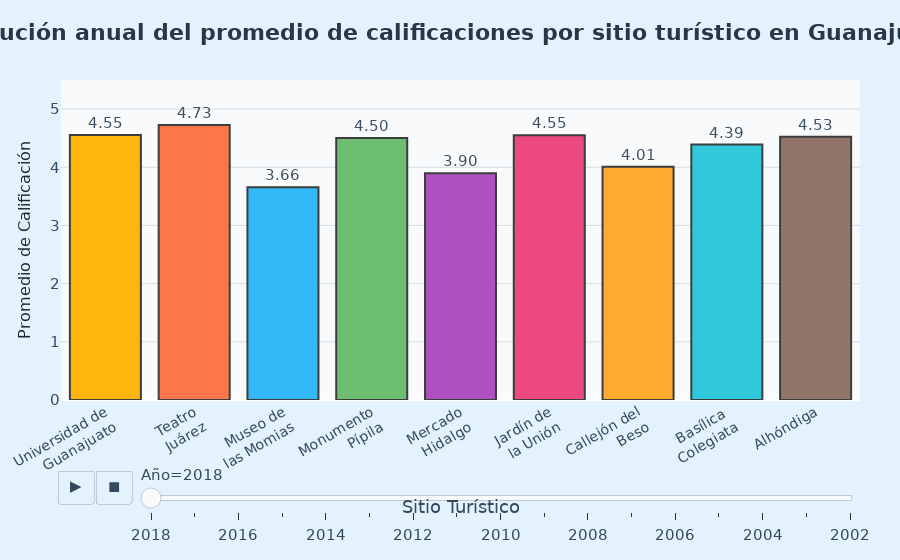

Notebook code for this chart:
### Code cell
fig = px.bar(
    evolucion_calificaciones,
    x='sitio',
    y='promedioCalificacion',
    color='sitio',
    animation_frame='Año',
    title='Evolución anual del promedio de calificaciones por sitio turístico en Guanajuato',
    labels={'promedioCalificacion': 'Promedio de Calificación', 'sitio': 'Sitio Turístico'},
    range_y=(0, 5.5),
    text='promedioCalificacion',
    color_discrete_sequence=turismo_colors
)

fig.update_traces(
    texttemplate='%{text:.2f}',
    textposition='outside',
    marker_line_color='#333',
    marker_line_width=2,
    opacity=0.95
)

fig.update_layout(
    xaxis_tickangle=-30,
    plot_bgcolor='#f8fafc',
    paper_bgcolor='#e3f2fd',
    font=dict(family='DejaVu Sans', size=15, color='#34495e'),
    title_font=dict(size=22, color='#283747', family='DejaVu Sans'),
    margin=dict(l=40, r=40, t=80, b=40),
    transition={'duration': 500},
    showlegend=False,
    xaxis=dict(
        tickfont=dict(size=14, color='#34495e', family='DejaVu Sans')
    ),
    yaxis=dict(
        title_font=dict(size=16, color='#1b2631', family='DejaVu Sans'),
        gridcolor='#b2bec3',
        gridwidth=0.5
    ),
    title={
        'text': '<b>Evolución anual del promedio de calificaciones por sitio turístico en Guanajuato</b>',
        'x':0.5,
        'xanchor': 'center'
    }
)

fig.show()

### Figure 1 — Plotly figure (JSON) as saved in the notebook; plotly's stock layout.template omitted (floating-point values rounded to 4 significant figures)
{"data": [{"hovertemplate": "Sitio Turístico=%{x}<br>Año=2018<br>Promedio de Calificación=%{text}<extra></extra>", "legendgroup": "Universidad de<br>Guanajuato", "marker": {"color": "#FFB300", "line": {"color": "#333", "width": 2}, "pattern": {"shape": ""}}, "name": "Universidad de<br>Guanajuato", "opacity": 0.95, "orientation": "v", "showlegend": true, "text": [4.554], "textposition": "outside", "texttemplate": "%{text:.2f}", "type": "bar", "x": ["Universidad de<br>Guanajuato"], "xaxis": "x", "y": [4.554], "yaxis": "y"}, {"hovertemplate": "Sitio Turístico=%{x}<br>Año=2018<br>Promedio de Calificación=%{text}<extra></extra>", "legendgroup": "Teatro<br>Juárez", "marker": {"color": "#FF7043", "line": {"color": "#333", "width": 2}, "pattern": {"shape": ""}}, "name": "Teatro<br>Juárez", "opacity": 0.95, "orientation": "v", "showlegend": true, "text": [4.727], "textposition": "outside", "texttemplate": "%{text:.2f}", "type": "bar", "x": ["Teatro<br>Juárez"], "xaxis": "x", "y": [4.727], "yaxis": "y"}, {"hovertemplate": "Sitio Turístico=%{x}<br>Año=2018<br>Promedio de Calificación=%{text}<extra></extra>", "legendgroup": "Museo de<br>las Momias", "marker": {"color": "#29B6F6", "line": {"color": "#333", "width": 2}, "pattern": {"shape": ""}}, "name": "Museo de<br>las Momias", "opacity": 0.95, "orientation": "v", "showlegend": true, "text": [3.655], "textposition": "outside", "texttemplate": "%{text:.2f}", "type": "bar", "x": ["Museo de<br>las Momias"], "xaxis": "x", "y": [3.655], "yaxis": "y"}, {"hovertemplate": "Sitio Turístico=%{x}<br>Año=2018<br>Promedio de Calificación=%{text}<extra></extra>", "legendgroup": "Monumento<br>Pípila", "marker": {"color": "#66BB6A", "line": {"color": "#333", "width": 2}, "pattern": {"shape": ""}}, "name": "Monumento<br>Pípila", "opacity": 0.95, "orientation": "v", "showlegend": true, "text": [4.504], "textposition": "outside", "texttemplate": "%{text:.2f}", "type": "bar", "x": ["Monumento<br>Pípila"], "xaxis": "x", "y": [4.504], "yaxis": "y"}, {"hovertemplate": "Sitio Turístico=%{x}<br>Año=2018<br>Promedio de Calificación=%{text}<extra></extra>", "legendgroup": "Mercado<br>Hidalgo", "marker": {"color": "#AB47BC", "line": {"color": "#333", "width": 2}, "pattern": {"shape": ""}}, "name": "Mercado<br>Hidalgo", "opacity": 0.95, "orientation": "v", "showlegend": true, "text": [3.897], "textposition": "outside", "texttemplate": "%{text:.2f}", "type": "bar", "x": ["Mercado<br>Hidalgo"], "xaxis": "x", "y": [3.897], "yaxis": "y"}, {"hovertemplate": "Sitio Turístico=%{x}<br>Año=2018<br>Promedio de Calificación=%{text}<extra></extra>", "legendgroup": "Jardín de<br>la Unión", "marker": {"color": "#EC407A", "line": {"color": "#333", "width": 2}, "pattern": {"shape": ""}}, "name": "Jardín de<br>la Unión", "opacity": 0.95, "orientation": "v", "showlegend": true, "text": [4.548], "textposition": "outside", "texttemplate": "%{text:.2f}", "type": "bar", "x": ["Jardín de<br>la Unión"], "xaxis": "x", "y": [4.548], "yaxis": "y"}, {"hovertemplate": "Sitio Turístico=%{x}<br>Año=2018<br>Promedio de Calificación=%{text}<extra></extra>", "legendgroup": "Callejón del<br>Beso", "marker": {"color": "#FFA726", "line": {"color": "#333", "width": 2}, "pattern": {"shape": ""}}, "name": "Callejón del<br>Beso", "opacity": 0.95, "orientation": "v", "showlegend": true, "text": [4.01], "textposition": "outside", "texttemplate": "%{text:.2f}", "type": "bar", "x": ["Callejón del<br>Beso"], "xaxis": "x", "y": [4.01], "yaxis": "y"}, {"hovertemplate": "Sitio Turístico=%{x}<br>Año=2018<br>Promedio de Calificación=%{text}<extra></extra>", "legendgroup": "Basílica <br>Colegiata", "marker": {"color": "#26C6DA", "line": {"color": "#333", "width": 2}, "pattern": {"shape": ""}}, "name": "Basílica <br>Colegiata", "opacity": 0.95, "orientation": "v", "showlegend": true, "text": [4.391], "textposition": "outside", "texttemplate": "%{text:.2f}", "type": "bar", "x": ["Basílica <br>Colegiata"], "xaxis": "x", "y": [4.391], "yaxis": "y"}, {"hovertemplate": "Sitio Turístico=%{x}<br>Año=2018<br>Promedio de Calificación=%{text}<extra></extra>", "legendgroup": "Alhóndiga", "marker": {"color": "#8D6E63", "line": {"color": "#333", "width": 2}, "pattern": {"shape": ""}}, "name": "Alhóndiga", "opacity": 0.95, "orientation": "v", "showlegend": true, "text": [4.525], "textposition": "outside", "texttemplate": "%{text:.2f}", "type": "bar", "x": ["Alhóndiga"], "xaxis": "x", "y": [4.525], "yaxis": "y"}], "layout": {"barmode": "relative", "font": {"color": "#34495e", "family": "DejaVu Sans", "size": 15}, "legend": {"title": {"text": "Sitio Turístico"}, "tracegroupgap": 0}, "margin": {"b": 40, "l": 40, "r": 40, "t": 80}, "paper_bgcolor": "#e3f2fd", "plot_bgcolor": "#f8fafc", "showlegend": false, "sliders": [{"active": 0, "currentvalue": {"prefix": "Año="}, "len": 0.9, "pad": {"b": 10, "t": 60}, "steps": [{"args": [["2018"], {"frame": {"duration": 0, "redraw": true}, "fromcurrent": true, "mode": "immediate", "transition": {"duration": 0, "easing": "linear"}}], "label": "2018", "method": "animate"}, {"args": [["2017"], {"frame": {"duration": 0, "redraw": true}, "fromcurrent": true, "mode": "immediate", "transition": {"duration": 0, "easing": "linear"}}], "label": "2017", "method": "animate"}, {"args": [["2016"], {"frame": {"duration": 0, "redraw": true}, "fromcurrent": true, "mode": "immediate", "transition": {"duration": 0, "easing": "linear"}}], "label": "2016", "method": "animate"}, {"args": [["2015"], {"frame": {"duration": 0, "redraw": true}, "fromcurrent": true, "mode": "immediate", "transition": {"duration": 0, "easing": "linear"}}], "label": "2015", "method": "animate"}, {"args": [["2014"], {"frame": {"duration": 0, "redraw": true}, "fromcurrent": true, "mode": "immediate", "transition": {"duration": 0, "easing": "linear"}}], "label": "2014", "method": "animate"}, {"args": [["2013"], {"frame": {"duration": 0, "redraw": true}, "fromcurrent": true, "mode": "immediate", "transition": {"duration": 0, "easing": "linear"}}], "label": "2013", "method": "animate"}, {"args": [["2012"], {"frame": {"duration": 0, "redraw": true}, "fromcurrent": true, "mode": "immediate", "transition": {"duration": 0, "easing": "linear"}}], "label": "2012", "method": "animate"}, {"args": [["2011"], {"frame": {"duration": 0, "redraw": true}, "fromcurrent": true, "mode": "immediate", "transition": {"duration": 0, "easing": "linear"}}], "label": "2011", "method": "animate"}, {"args": [["2010"], {"frame": {"duration": 0, "redraw": true}, "fromcurrent": true, "mode": "immediate", "transition": {"duration": 0, "easing": "linear"}}], "label": "2010", "method": "animate"}, {"args": [["2009"], {"frame": {"duration": 0, "redraw": true}, "fromcurrent": true, "mode": "immediate", "transition": {"duration": 0, "easing": "linear"}}], "label": "2009", "method": "animate"}, {"args": [["2008"], {"frame": {"duration": 0, "redraw": true}, "fromcurrent": true, "mode": "immediate", "transition": {"duration": 0, "easing": "linear"}}], "label": "2008", "method": "animate"}, {"args": [["2007"], {"frame": {"duration": 0, "redraw": true}, "fromcurrent": true, "mode": "immediate", "transition": {"duration": 0, "easing": "linear"}}], "label": "2007", "method": "animate"}, {"args": [["2006"], {"frame": {"duration": 0, "redraw": true}, "fromcurrent": true, "mode": "immediate", "transition": {"duration": 0, "easing": "linear"}}], "label": "2006", "method": "animate"}, {"args": [["2005"], {"frame": {"duration": 0, "redraw": true}, "fromcurrent": true, "mode": "immediate", "transition": {"duration": 0, "easing": "linear"}}], "label": "2005", "method": "animate"}, {"args": [["2004"], {"frame": {"duration": 0, "redraw": true}, "fromcurrent": true, "mode": "immediate", "transition": {"duration": 0, "easing": "linear"}}], "label": "2004", "method": "animate"}, {"args": [["2003"], {"frame": {"duration": 0, "redraw": true}, "fromcurrent": true, "mode": "immediate", "transition": {"duration": 0, "easing": "linear"}}], "label": "2003", "method": "animate"}, {"args": [["2002"], {"frame": {"duration": 0, "redraw": true}, "fromcurrent": true, "mode": "immediate", "transition": {"duration": 0, "easing": "linear"}}], "label": "2002", "method": "animate"}], "x": 0.1, "xanchor": "left", "y": 0, "yanchor": "top"}], "title": {"font": {"color": "#283747", "family": "DejaVu Sans", "size": 22}, "text": "<b>Evolución anual del promedio de calificaciones por sitio turístico en Guanajuato</b>", "x": 0.5, "xanchor": "center"}, "transition": {"duration": 500}, "updatemenus": [{"buttons": [{"args": [null, {"frame": {"duration": 500, "redraw": true}, "fromcurrent": true, "mode": "immediate", "transition": {"duration": 500, "easing": "linear"}}], "label": "&#9654;", "method": "animate"}, {"args": [[null], {"frame": {"duration": 0, "redraw": true}, "fromcurrent": true, "mode": "immediate", "transition": {"duration": 0, "easing": "linear"}}], "label": "&#9724;", "method": "animate"}], "direction": "left", "pad": {"r": 10, "t": 70}, "showactive": false, "type": "buttons", "x": 0.1, "xanchor": "right", "y": 0, "yanchor": "top"}], "xaxis": {"anchor": "y", "categoryarray": ["Universidad de<br>Guanajuato", "Teatro<br>Juárez", "Museo de<br>las Momias", "Monumento<br>Pípila", "Mercado<br>Hidalgo", "Jardín de<br>la Unión", "Callejón del<br>Beso", "Basílica <br>Colegiata", "Alhóndiga", "Casa de<br>Diego Rivera"], "categoryorder": "array", "domain": [0, 1], "tickangle": -30, "tickfont": {"color": "#34495e", "family": "DejaVu Sans", "size": 14}, "title": {"text": "Sitio Turístico"}}, "yaxis": {"anchor": "x", "domain": [0, 1], "gridcolor": "#b2bec3", "gridwidth": 0.5, "range": [0, 5.5], "title": {"font": {"color": "#1b2631", "family": "DejaVu Sans", "size": 16}, "text": "Promedio de Calificación"}}}}
